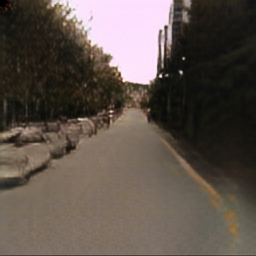
#> input picture colorization/2. Paired Colorization Networks(GAN)/7. Thermal infrared colorization via conditional generative adversarial network/TICCGAN-master/checkpoints/IC_gll_v36/web/images/epoch001_fake_B.png, 256 x 256 px, given in place of 00000_fake_B.png, which was not available
$ python evaluation.py
#> lines starting #> are read from the running program, lines starting #| are printed output that depends on the picture; pictures that were not available may be replaced by others from this repository, and a replacement may not be noted
import cv2
import numpy as np
import math
import os
from PIL import Image


def ssim(img1, img2):
    C1 = (0.01 * 255) ** 2
    C2 = (0.03 * 255) ** 2

    img1 = img1.astype(np.float64)
    img2 = img2.astype(np.float64)
    kernel = cv2.getGaussianKernel(11, 1.5)
    window = np.outer(kernel, kernel.transpose())

    mu1 = cv2.filter2D(img1, -1, window)[5:-5, 5:-5]  # valid
    mu2 = cv2.filter2D(img2, -1, window)[5:-5, 5:-5]
    mu1_sq = mu1 ** 2
    mu2_sq = mu2 ** 2
    mu1_mu2 = mu1 * mu2
    sigma1_sq = cv2.filter2D(img1 ** 2, -1, window)[5:-5, 5:-5] - mu1_sq
    sigma2_sq = cv2.filter2D(img2 ** 2, -1, window)[5:-5, 5:-5] - mu2_sq
    sigma12 = cv2.filter2D(img1 * img2, -1, window)[5:-5, 5:-5] - mu1_mu2

    ssim_map = ((2 * mu1_mu2 + C1) * (2 * sigma12 + C2)) / ((mu1_sq + mu2_sq + C1) *
                                                            (sigma1_sq + sigma2_sq + C2))
    return ssim_map.mean()


def PSNR(img1, img2, shave_border=0):
    height, width = img1.shape[:2]
    img1 = img1[shave_border:height - shave_border, shave_border:width - shave_border]
    img2 = img2[shave_border:height - shave_border, shave_border:width - shave_border]
    imdff = img1 - img2
    rmse = math.sqrt(np.mean(imdff ** 2))
    if rmse == 0:
        return 100
    return 20 * math.log10(255.0 / rmse)


def calculate_ssim(img1, img2):
    '''calculate SSIM
    the same outputs as MATLAB's
    img1, img2: [0, 255]
    '''
    if not img1.shape == img2.shape:
        raise ValueError('Input images must have the same dimensions.')
    if img1.ndim == 2:
        return ssim(img1, img2)
    elif img1.ndim == 3:
        if img1.shape[2] == 3:
            ssims = []
            for i in range(3):
                ssims.append(ssim(img1, img2))
            return np.array(ssims).mean()
        elif img1.shape[2] == 1:
            return ssim(np.squeeze(img1), np.squeeze(img2))
    else:
        raise ValueError('Wrong input image dimensions.')


path1 = r'/home/sys120-1/cy/color/results/generator/test_latest/images/'
path2 = r'/home/sys120-1/cy/color/results/generator/test_latest/images/'

f_nums = len(os.listdir(path1))
list_psnr = []
list_ssim = []
list_mse = []
for i in range(0, 80):
    img_a = Image.open(path1 + format(str(i), '0>5s') + '_fake_B.png')
#> img_a is the input picture: PIL image 256x256 RGB; mean R, G, B 93.3, 82.8, 75.1
    img_b = Image.open(path2 + format(str(i), '0>5s') + '_real_B.png')
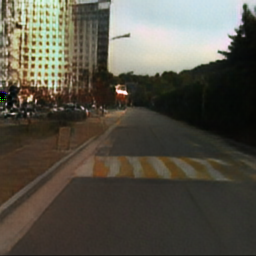
#> input picture colorization/2. Paired Colorization Networks(GAN)/7. Thermal infrared colorization via conditional generative adversarial network/TICCGAN-master/checkpoints/IC_gll_v36/web/images/epoch005_fake_B.png, 256 x 256 px, given in place of 00000_real_B.png, which was not available
#> img_b is the input picture: PIL image 256x256 RGB; mean R, G, B 86.5, 82.7, 71.3
    img_a = np.array(img_a)
    img_b = np.array(img_b)

    psnr_num = PSNR(img_a, img_b)
#> in PSNR, `imdff = img1 - img2`:
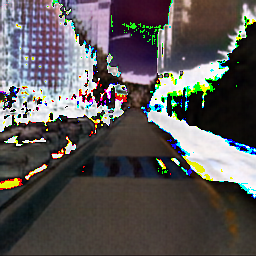
#> imdff: shape (256, 256, 3); mean R, G, B 90.7, 87.4, 87.2
#> in PSNR, `rmse = math.sqrt(np.mean(imdff ** 2))`: rmse = 10.16
#> psnr_num = 27.99
    ssim_num = calculate_ssim(img_a, img_b)
#> the loop in calculate_ssim, `for i in range(3):` made 3 passes
#> pass 1, in ssim, `mu1 = cv2.filter2D(img1, -1, window)[5:-5, 5:-5]`:
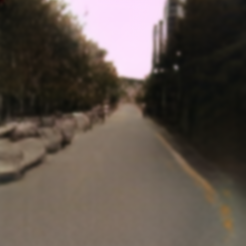
#> mu1: shape (246, 246, 3) float64; mean R, G, B 93.3, 82.7, 74.8
#> pass 1, in ssim, `mu2 = cv2.filter2D(img2, -1, window)[5:-5, 5:-5]`:
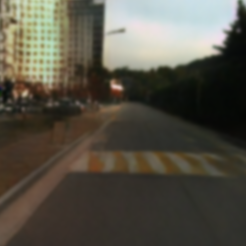
#> mu2: shape (246, 246, 3) float64; mean R, G, B 86.4, 82.3, 70.6
#> after the loop in calculate_ssim, `for i in range(3):`: ssims = [0.445, 0.445, 0.445]
#> ssim_num = 0.445
#> (the run stopped early here; a loop or call above may not have finished)
